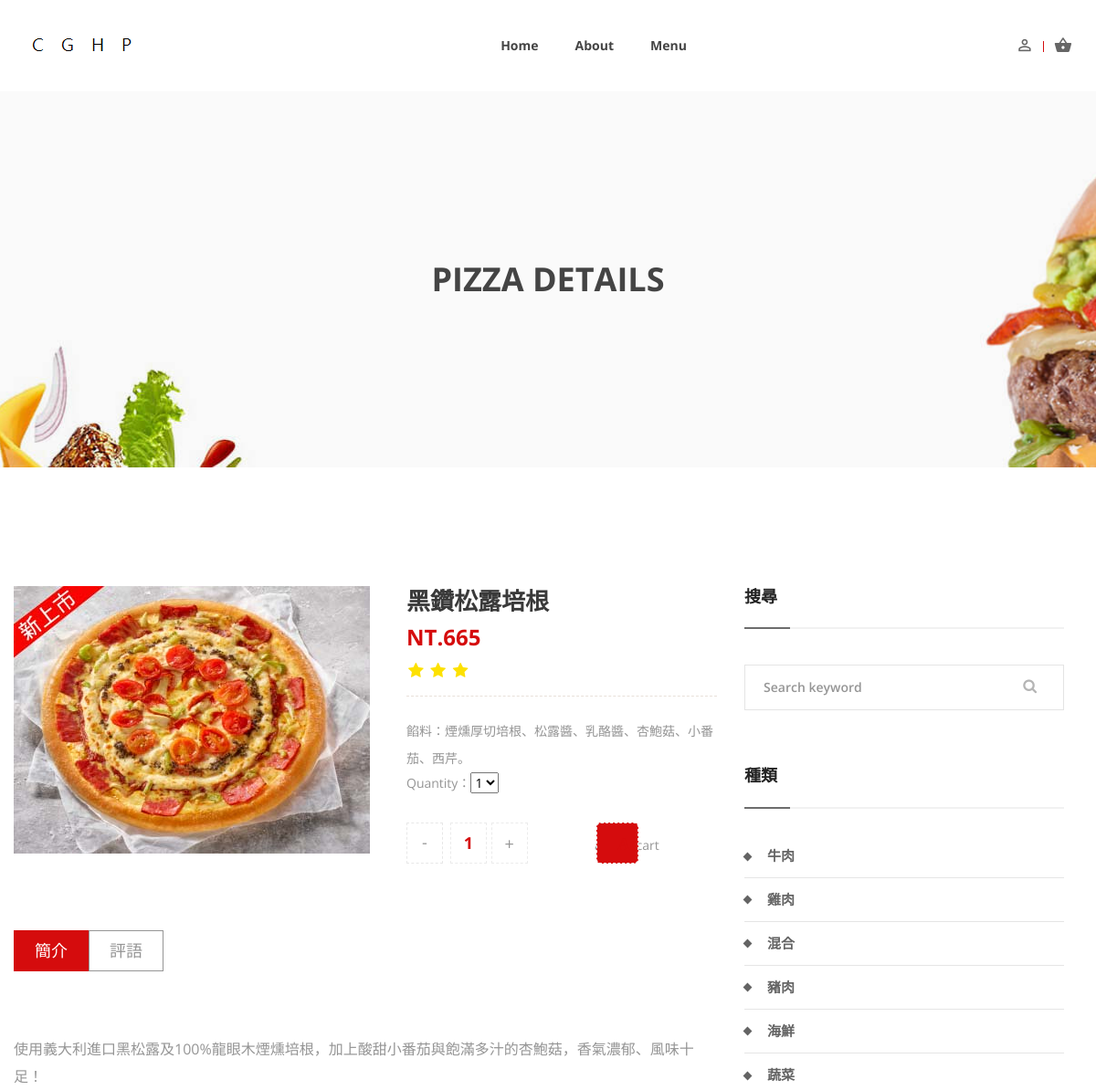
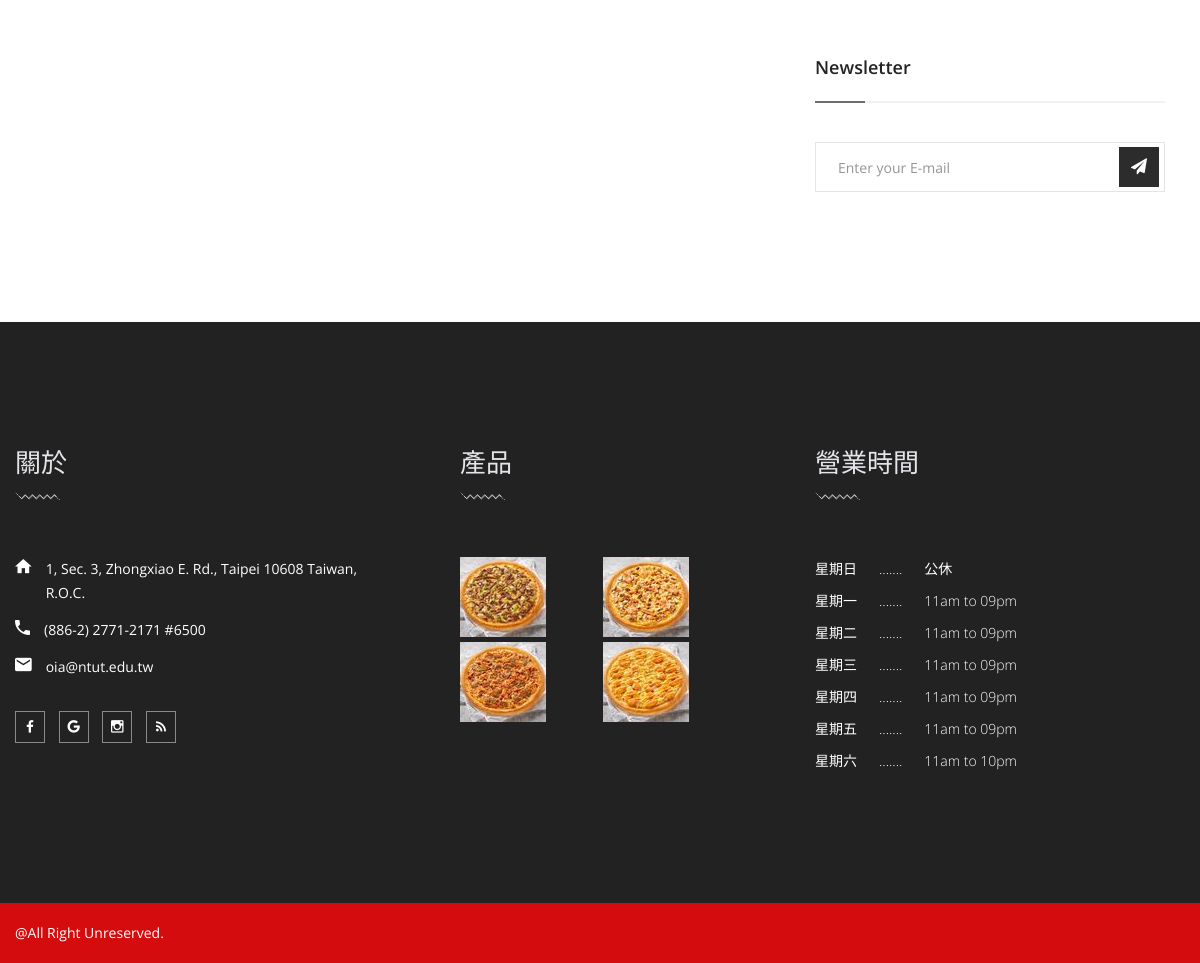
Page /menu/1/ on the committed database (2 pictures, top to bottom).
### PSMS/models.py (models this page shows, shortened)
class Pizza(models.Model):
    pizza_no = models.AutoField(
        verbose_name='披薩編號', primary_key=True, null=False)
    slug = models.SlugField(max_length=128,default='0')
    name = models.CharField(
        verbose_name='披薩名稱', max_length=20, null=False)
    element = models.TextField(
        verbose_name='披薩餡料', null=True)
    description = models.TextField(
        verbose_name='披薩描述', max_length=50)
    price = models.PositiveIntegerField(
        verbose_name='披薩價格', null=False)
    size = models.CharField(
        verbose_name='披薩尺寸', max_length=2, null=False)
    cost = models.PositiveIntegerField(
        verbose_name='披薩成本', null=False)
    in_stock = models.PositiveIntegerField(
        verbose_name='披薩庫存量', null=False)
    sales_volume = models.PositiveIntegerField(
        verbose_name='披薩銷售量', null=False, default=0)
    click_count = models.PositiveIntegerField(
        verbose_name='披薩點擊量', null=False, default=0)
    kind_chose = (
        ('Beef', '牛肉'),
        ('Chicken', '雞肉'),
        ('Mix', '混合'),
        ('Pork', '豬肉'),
        ('Seafood', '海鮮'),
        ('Vegetable', '蔬菜')
    )
    kind = models.CharField(
        verbose_name='種類', choices=kind_chose, max_length=10, null=True)
    stars = models.DecimalField(
        verbose_name='披薩評分', max_digits=1, decimal_places=0, null=False,
        validators=[MinValueValidator(1, '最低1分'), MaxValueValidator(5, '最多5分')])
    pic = models.ImageField(upload_to='pizza-imgae/', null=True)
    available = models.BooleanField(verbose_name='上架',default=False)
    def starsCounter(self):
        return range(int(self.stars))

### PSMS/views.py (the view)
# urls.py: path('<int:no>/', detail, name='detail'),
def detail(request, no):
    pizza = get_object_or_404(Pizza, pk=no)
    cates = pizza.kind_chose
    cart_form = CartAddProductForm()
    return render(request, 'menu-details.html', {'pizza':pizza, 'cates':cates,
                            'cart_form' : cart_form})

### SCS/forms.py
class CartAddProductForm(forms.Form):
    quantity = forms.TypedChoiceField(choices=PRODUCT_QUANTITY_CHOICES,
        coerce=int)
    update = forms.BooleanField(required=False, initial=False,
                                widget=forms.HiddenInput)

### PSMS/templatetags/starsCount.py (called while the page is built)
@register.filter
def starsCount(pizza):
    return pizza.starsCounter()

### SCS/context_processors.py (called while the page is built)
def cart(request):
    return {'cart': Cart(request)}

### templates/menu-details.html (shortened to what this page needs)
{% extends 'base.html' %}
{% load static %}
{% load starsCount %}
{% block content %}
<div class="ht__bradcaump__area bg-image--18">
  <div class="ht__bradcaump__wrap d-flex align-items-center">
    <div class="container">
      <div class="row">
        <div class="col-lg-12 col-md-12 col-sm-12">
          <div class="bradcaump__inner text-center">
            <h2 class="bradcaump-title">Pizza Details</h2>
          </div>
        </div>
      </div>
    </div>
  </div>
</div>
<section class="blog__list__view section-padding--lg menudetails-right-sidebar bg--white">
  <div class="container">
    <div class="row">
      <div class="col-lg-8 col-md-12 col-sm-12">
        <div class="food__menu__container">
          <div class="food__menu__inner d-flex flex-wrap flex-md-nowrap flex-lg-nowrap">
            <div class="food__menu__thumb">
              <img src="{{pizza.pic.url}}" alt="images">
            </div>
            <div class="food__menu__details">
              <div class="food__menu__content">
                <h2>{{pizza.name}}</h2>
                <ul class="food__dtl__prize d-flex">
                  <li>NT.{{pizza.price}}</li>
                </ul>
                <ul class="rating">
                    {% for star in pizza|starsCount %}
                    <li><i class="fa fa-star" aria-hidden="true"></i></li>
                    {% endfor %}
                </ul>
                <p>餡料：{{pizza.element}}</p>
                <div class="product-action-wrap">
                  <div class="product-quantity">
                    <form id='myform' method='POST' action="{% url 'cart_add' pizza_id=pizza.pizza_no %}">
                        {{ cart_form }}
                      <div class="product-quantity">
                        <div class="cart-plus-minus">
                          <input class="cart-plus-minus-box" type="text" name="qtybutton" value="1">
                          <div class="add__to__cart__btn">
                            <input class="food__btn" type="submit" value="Add to cart">add to cart</a>
                          </div>
                        </div>
                      </div>
                    </form>
                  </div>
                </div>
              </div>
            </div>
          </div>
          <div class="menu__descrive__area">
            <div class="menu__nav nav nav-tabs" role="tablist">
              <a class="active" id="nav-all-tab" data-toggle="tab" href="#nav-all" role="tab">簡介</a>
              <a id="nav-breakfast-tab" data-toggle="tab" href="#nav-breakfast" role="tab">評語</a>
            </div>
            <div class="menu__tab__content tab-content" id="nav-tabContent">
              <div class="single__dec__content fade show active" id="nav-all" role="tabpanel">
                <p>{{pizza.description}}</p>
              </div>
            </div>
          </div>
        </div>
      </div>
      <div class="col-lg-4 col-md-12 col-sm-12 md--mt--40 sm--mt--40">
        <div class="food__sidebar">
          <div class="food__search">
            <h4 class="side__title">搜尋</h4>
            <div class="serch__box">
              <input type="text" placeholder="Search keyword">
              <a href="#"><i class="fa fa-search"></i></a>
            </div>
          </div>
          <div class="food__category__area mt--60">
            <h4 class="side__title">種類</h4>
            <ul class="food__category">
              {% for cate in cates %}
                <li><a href="{% url 'menu' %}">{{ cate.1 }}</a></li>
              {% endfor %}
            </ul>
          </div>
          <div class="sidebar__newsletter mt--60">
            <h4 class="side__title">Newsletter</h4>
            <div class="sidebar__inbox">
              <input type="text" placeholder="Enter your E-mail">
              <a href="#"><i class="fa fa-paper-plane"></i></a>
            </div>
          </div>
        </div>
      </div>
    </div>
  </div>
</section>
{% endblock %}

### rows in the picture
Pizza: pic (picture), name "黑鑽松露培根", price "665", stars 3 (drawn), element "煙燻厚切培根、松露醬、乳酪醬、杏鮑菇、小番茄、西芹。", description "使用義大利進口黑松露及100%龍眼木煙燻培根，加上酸甜小番茄與飽滿多汁的杏鮑菇，香氣濃郁、風味十足！"

### other values in the picture
{{ cate.1 }} "牛肉" "雞肉" "混合" "豬肉" "海鮮" "蔬菜"
